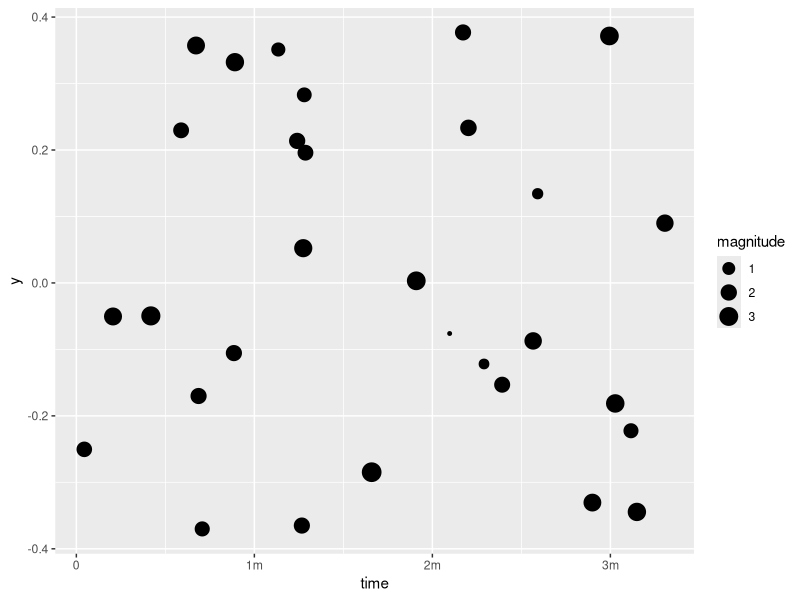
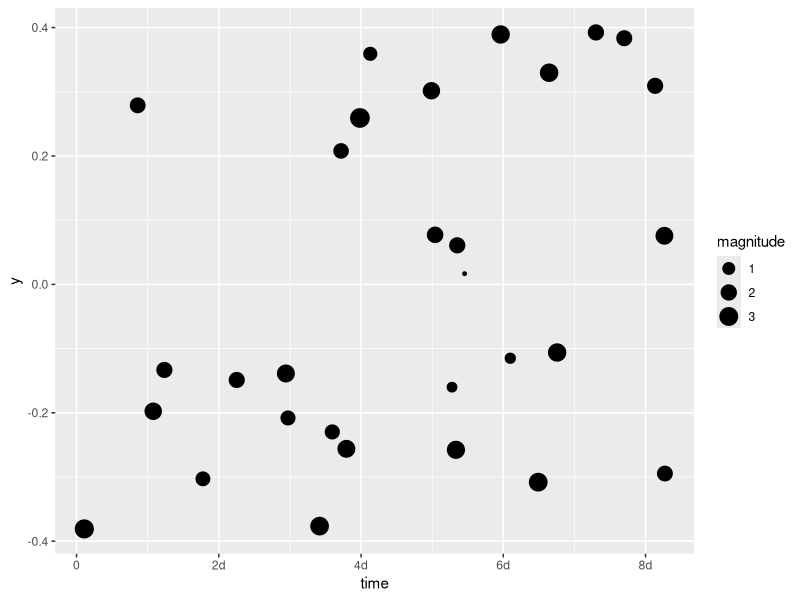
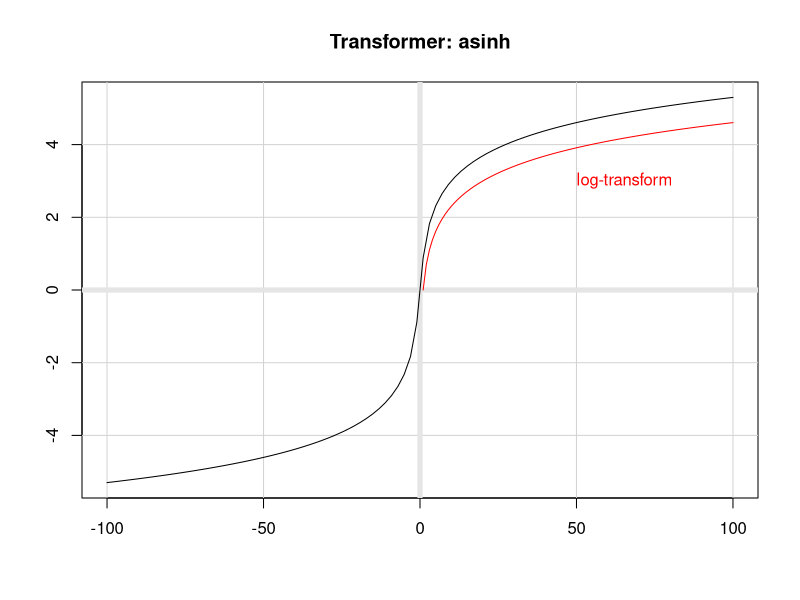

The R source for these figures, in order:
## ---- chunk 1
library(scales)
set.seed(1)
## ---- chunk 2
library(ggplot2)

events <- data.frame(
  time = as.difftime(runif(30, max = 200), units = "secs"),
  magnitude = rnorm(30) + 2
)

ggplot(events) + 
  geom_point(
    aes(time, y = 0, size = magnitude), 
    position = position_jitter(width = 0)
  ) + 
  scale_x_continuous(trans = transform_timespan())
## ---- chunk 3
events$time <- as.difftime(runif(30, max = 200), units = "hours")
ggplot(events) + 
  geom_point(
    aes(time, y = 0, size = magnitude), 
    position = position_jitter(width = 0)
  ) + 
  scale_x_continuous(trans = transform_timespan("hours"))
## ---- chunk 4
plot(transform_asinh(), xlim = c(-100, 100))
lines(seq(-100, 100), transform_log()$transform(seq(-100, 100)), col = "red")
text(50, 3, label = "log-transform", col = "red", adj = 0)
